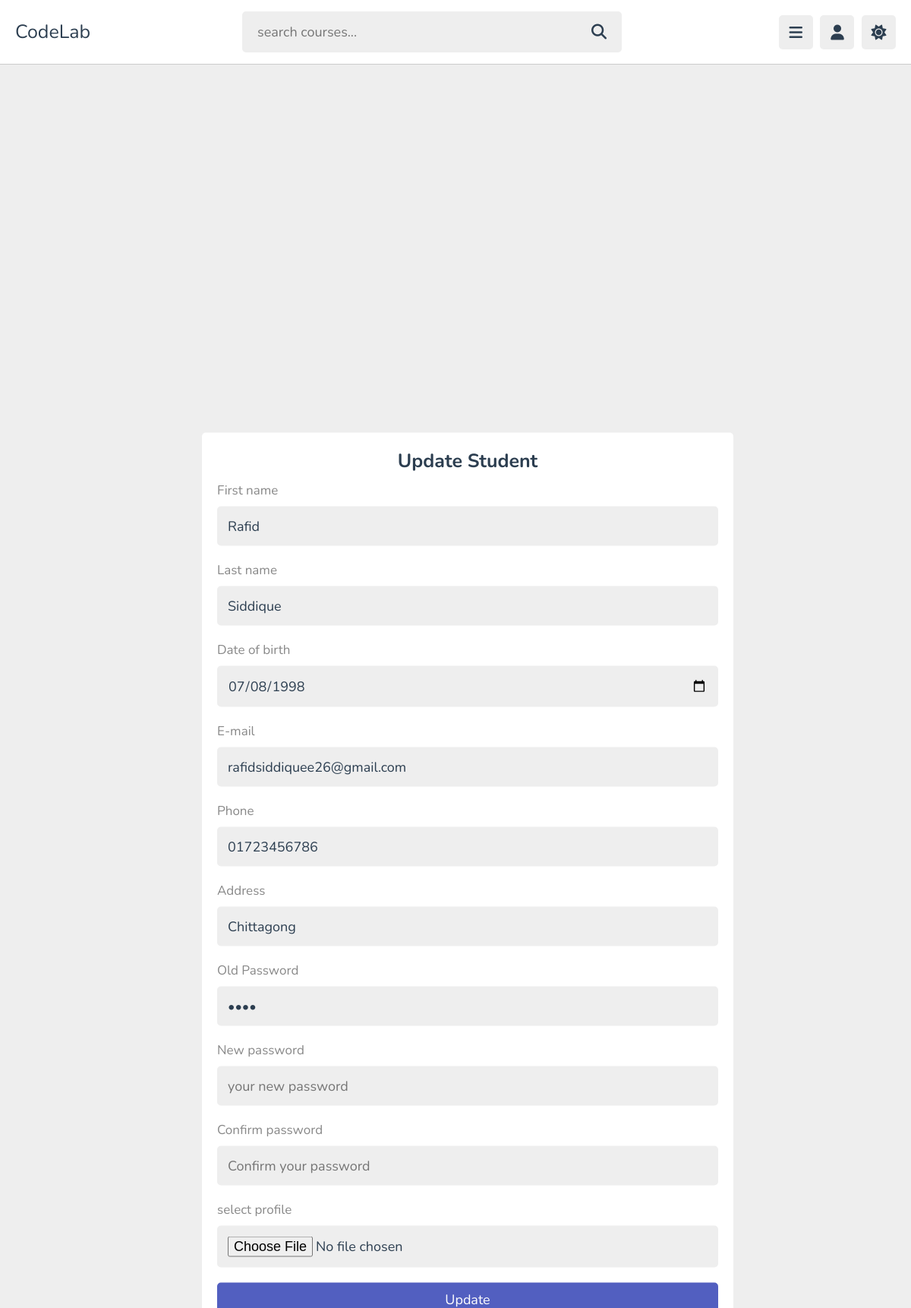
The page /update.php?updates_id=2 on the database its author committed.
### tables this page shows
CREATE TABLE `student_registration` (
  `s_id` int(11) NOT NULL,
  `fname` varchar(50) NOT NULL,
  `lname` varchar(50) NOT NULL,
  `uname` varchar(50) NOT NULL,
  `DOB` date NOT NULL,
  `gender` varchar(50) NOT NULL,
  `email` varchar(50) NOT NULL,
  `phone` varchar(50) NOT NULL,
  `address` varchar(50) NOT NULL,
  `password` varchar(50) NOT NULL,
  `reset_token` varchar(64) DEFAULT NULL,
  `token_expires` datetime DEFAULT NULL
);

### update.php (the view, shortened to what this page needs)
<?php
@include 'dbcon.php';
$s_id=$_GET['updates_id'];
$sql1="SELECT * FROM `student_registration` WHERE s_id=$s_id";
$result1=mysqli_query($conn,$sql1);
$row=mysqli_fetch_assoc($result1);
$fname=$row['fname'];
$lname=$row['lname'];
$dob=$row['DOB'];
$email=$row['email'];
$phone=$row['phone'];
$address=$row['address'];
$password=$row['password'];
?>
<!DOCTYPE html>
<html lang="en">
<head>
   <link rel="stylesheet" href="https://cdnjs.cloudflare.com/ajax/libs/font-awesome/6.1.2/css/all.min.css">
   <link rel="stylesheet" href="CSS_Student/style.css">
</head>
<body>
<header class="header">
   <section class="flex">
      <a href="student_homepage.php" class="logo">CodeLab</a>
      <form action="search.php" method="post" class="search-form">
         <input type="text" name="search_box" required placeholder="search courses..." maxlength="100">
         <button type="submit" class="fas fa-search"></button>
      </form>
      <div class="icons">
         <div id="menu-btn" class="fas fa-bars"></div>
         <div id="user-btn" class="fas fa-user"></div>
         <div id="toggle-btn" class="fas fa-sun"></div>
      </div>
   </section>
</header>
<section class="form-container_Update">
<form method = "post"  enctype="multipart/form-data">
      <h3>Update Student</h3>
      <p>First name </p>
      <input type="text" name="fname" placeholder="enter your first name" value=<?php echo $fname;?> required  class="box">
      <p>Last name </p>
      <input type="text" name="lname" placeholder="enter your last name" value=<?php echo $lname;?> required class="box">
      <p>Date of birth </p>
      <input type="date" name="dob" placeholder="enter your date of birth"value=<?php echo $dob;?>  class="box">
      <p>E-mail </p>
      <input type="email" name="email" placeholder="enter your email" value=<?php echo $email;?> required class="box">
      <p>Phone </p>
      <input type="text" name="phone" placeholder="enter your phone number" value=<?php echo $phone;?> required  class="box">
      <p>Address </p>
      <input type="text" name="address" placeholder="enter your address"  value=<?php echo $address;?> required class="box">
      <p> Old Password </p>
      <input type="password" name="password" placeholder="enter your password" value=<?php echo $password;?> required  class="box">
      <p>New password </p>
      <input type="password" name="password" placeholder="your new password"  required class="box">
      <p>Confirm password </p>
      <input type="password" name="pass1" placeholder="Confirm your password"  required class="box">
      <p>select profile </p>
      <input type="file" accept="image/*"  class="box">
      <input type="submit" value="Update" name="submit" class="btn">
   </form>
</section>
</body>
</html>

### CSS_Student/style.css (style rules this page uses)
:root { --main-color:#525fc0; --red:#e74c3c; --orange:#f39c12; --light-color:#888; --light-bg:#eee; --black:#2c3e50; --white:#fff; --border:.1rem solid rgba(0,0,0,.2); }
* { font-family: 'Nunito', sans-serif; margin:0; padding:0; box-sizing: border-box; outline: none; border:none; text-decoration: none; }
html { font-size: 62.5%; overflow-x: hidden; }
body { background-color: var(--light-bg); padding-left: 30rem; }
section { padding:2rem; margin: 0 auto; max-width: 1200px; }
.inline-btn, .inline-option-btn, .inline-delete-btn, .btn, .delete-btn, .option-btn { border-radius: .5rem; color:#fff; font-size: 1.8rem; cursor: pointer; text-transform: capitalize; padding:1rem 3rem; text-align: center; margin-top: 1rem; }
.btn, .delete-btn, .option-btn { display: block; width: 100%; }
.btn, .inline-btn { background-color: var(--main-color); }
.header { position: sticky; top:0; left:0; right: 0; background-color: var(--white); z-index: 1000; border-bottom: var(--border); }
.header .flex { display: flex; align-items: center; justify-content: space-between; position: relative; padding: 1.5rem 2rem; }
.header .flex .logo { font-size: 2.5rem; color: var(--black); }
.header .flex .search-form { width: 50rem; border-radius: .5rem; background-color: var(--light-bg); padding:1.5rem 2rem; display: flex; gap:2rem; }
.header .flex .search-form input { width: 100%; font-size: 1.8rem; color:var(--black); background:none; }
.header .flex .search-form button { background:none; font-size: 2rem; cursor: pointer; color:var(--black); }
.header .flex .icons div { font-size: 2rem; color:var(--black); background-color: var(--light-bg); border-radius: .5rem; height: 4.5rem; width: 4.5rem; line-height: 4.5rem; cursor: pointer; text-align: center; margin-left: .7rem; }
.form-container_Update { position: absolute; top: 50%; left: 50%; transform: translate(-10%, -50%); min-height: calc(100vh - 20rem); display: flex; align-items: center; justify-content: center; }
.form-container_Update form { position: absolute; top: 100%; left: 50%; transform: translate(-50%, -50%); background-color: var(--white); border-radius: .5rem; padding: 2rem; width: 70rem; }
.form-container_Update form h3 { font-size: 2.5rem; text-transform: capitalize; color: var(--black); text-align: center; }
.form-container_Update form p { font-size: 1.7rem; color: var(--light-color); padding-top: 1rem; }
.form-container_Update form .box { font-size: 1.8rem; color: var(--black); border-radius: .5rem; padding: 1.4rem; background-color: var(--light-bg); width: 100%; margin: 1rem 0; }
@media (max-width:1200px) { body { padding-left: 0; } }

### rows shown on the page
student_registration: fname "Rafid", lname "Siddique", email "rafidsiddiquee26@gmail.com", phone "01723456786", address "Chittagong"
